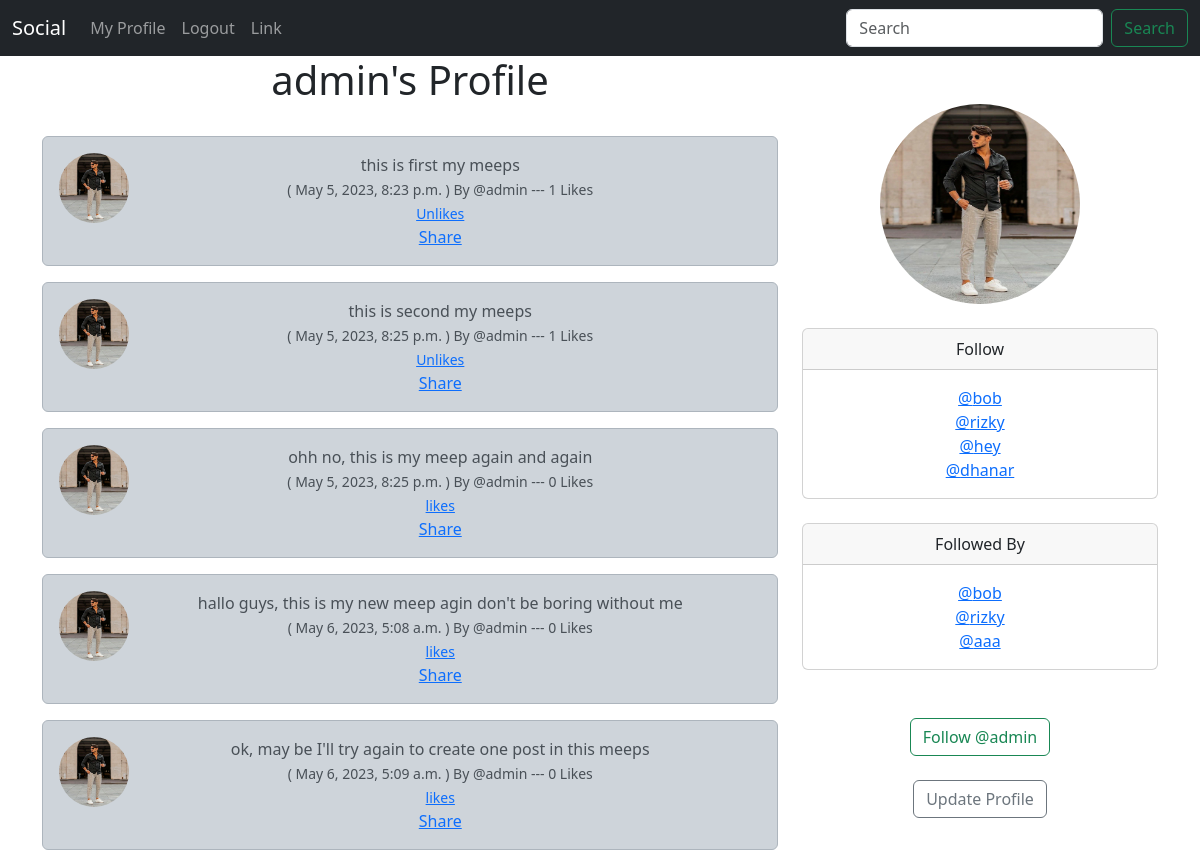
/profile/1/ (signed in), run on the app's committed database.
### musker/models.py (models this page shows, shortened)
class Profile(models.Model):
    user = models.OneToOneField(User, on_delete=models.CASCADE)
    follows = models.ManyToManyField(
        "self",
        related_name="follow_by",
        symmetrical=False,
        blank=True
    )
    date_modified = models.DateTimeField(User, auto_now=True)
    profile_pic = models.ImageField(blank=True, null=True, upload_to='images/') #<- upload to will upload pic to images file in media file
    def __str__(self) -> str:
        return self.user.username

class Meep(models.Model):
    user = models.ForeignKey(
        User, related_name="meeps",
        on_delete=models.DO_NOTHING
    )
    body = models.CharField(max_length=200)
    created_at = models.DateTimeField(auto_now_add=True)
    likes = models.ManyToManyField(User, related_name='meep_likes', blank=True)
    def CountLikesMeep(self):
        return self.likes.count()

### musker/views.py (the view, shortened to what this page needs)
# urls.py: path('profile/<int:pk>/', views.ProfileView, name='profile-view'),
def ProfileView(request,pk):
    if request.user.is_authenticated:
        profile = Profile.objects.get(user_id=pk)
        meeps = Meep.objects.filter(user_id=pk)
        return render(request, "musker/profile.html", {"profile":profile, "meeps":meeps})
    else:
        messages.success(request, ("You Must be Logged In To view this Page .... "))
        return redirect('home')

### musker/templates/musker/profile.html (shortened to what this page needs)
{% extends 'musker/base.html' %}
{% load static %}
{% block content %}
{% if profile %}
    <div class="countainer text-center">
        <div class="row">
            <div class="col-8">
                <h1>
                    {{ profile.user.username }}'s Profile
                </h1>
                <br/>
                {% if meeps %}
                    {% for meep in meeps %}
                    <div class="alert alert-dark" role="alert">
                        <div class='countainer'>
                            <div class='row'>
                                <div class='col-1'>
                                    {% if profile.profile_pic %}
                                        <img src="{{ profile.profile_pic.url }}" class="rounded-circle" width=70 height=70 alt="Profile Picture">
                                    {% else %}
                                        <img src="{% static 'images/default_pic.jpg' %}" class="rounded mx-auto d-block" width=70 height=70 alt="default Picture">
                                    {% endif %}
                                </div>
                                <div class='col -10'>
                                    {{ meep.body }}<br/>
                                    <small>
                                        ( {{ meep.created_at }} ) By
                                        @{{ meep.user.username }} --- {{ meep.CountLikesMeep }} Likes <br/>
                                        {% if user in meep.likes.all %}
                                            <a href="{% url 'meep-likes' meep.id %}"> Unlikes </a>
                                        {% else %}
                                            <a href="{% url 'meep-likes' meep.id %}"> likes </a>
                                        {% endif %}
                                    </small>
                                    <br/><a href='{% url "meep-show" meep.id %}'>Share</a>
                                </div>
                            </div>
                        </div>
                    </div>
                    {% endfor %}
                {% endif %}
            </div>
            <div class="col-4">
                <br/><br/>
                    {% if profile.profile_pic %}
                        <img src="{{ profile.profile_pic.url }}" class="rounded-circle" width=200 height=200 alt="Profile Picture">
                    {% else %}
                        <img src="{% static 'images/default_pic.jpg' %}" class="rounded mx-auto d-block" width=200 height=200 alt="default Picture">
                    {% endif %}
                <br/><br/>
                <div class="card">
                    <div class="card-header">
                      Follow
                    </div>
                    <div class="card-body">
                     {% for follow in profile.follows.all %}
                        <a href="{% url 'profile-view' follow.user.id %}">
                        @{{ follow }}</a><br/>
                    {% endfor %}
                    </div>
                </div>
                <br/>
                <div class="card">
                    <div class="card-header">
                      Followed By
                    </div>
                    <div class="card-body">
                        {% for follow in profile.follow_by.all %}
                            <a href="{% url 'profile-view' follow.user.id %}">
                            @{{ follow }}</a><br/>
                        {% endfor %}
                    </div>
                </div><br/>
                <form method="POST">
                    {% if profile in user.profile.follows.all %}
                        <button class="btn btn-outline-danger" name="follow"
                        value="unfollow" type="submit">
                            Unfollow @{{ profile.user.username | lower }}
                        </button>
                    {% else %}<br/>
                        <button class="btn btn-outline-success" name="follow"
                        value="follow" type="submit">
                            Follow @{{ profile.user.username | lower }}
                        </button>
                    {% endif %}
                </form>
                <br/>
                {% if request.user.id == profile.user.id %}
                    <a href="{% url 'update-register' %}" class='btn btn-outline-secondary'>
                        Update Profile
                    </a>
                {% endif %}
            </div>
        </div>
    </div>
{% endif %}
{% endblock content %}

### data on the page
Profile: user.username "admin", profile_pic (picture)
Meep: profile_pic (picture), body "this is first my meeps", created_at "May 5, 2023, 8:23 p.m.", user.username "admin", CountLikesMeep "1", shows "Unlikes"
Meep: profile_pic (picture), body "this is second my meeps", created_at "May 5, 2023, 8:25 p.m.", user.username "admin", CountLikesMeep "1", shows "Unlikes"
Meep: profile_pic (picture), body "ohh no, this is my meep again and again", created_at "May 5, 2023, 8:25 p.m.", user.username "admin", CountLikesMeep "0", shows "likes"
Meep: profile_pic (picture), body "hallo guys, this is my new meep agin don't be boring without me", created_at "May 6, 2023, 5:08 a.m.", user.username "admin", CountLikesMeep "0", shows "likes"
Meep: profile_pic (picture), body "ok, may be I'll try again to create one post in this meeps", created_at "May 6, 2023, 5:09 a.m.", user.username "admin", CountLikesMeep "0", shows "likes"
Profile: user.username "bob"
Profile: user.username "rizky"
Profile: user.username "hey"
Profile: user.username "dhanar"
Profile: user.username "aaa"
